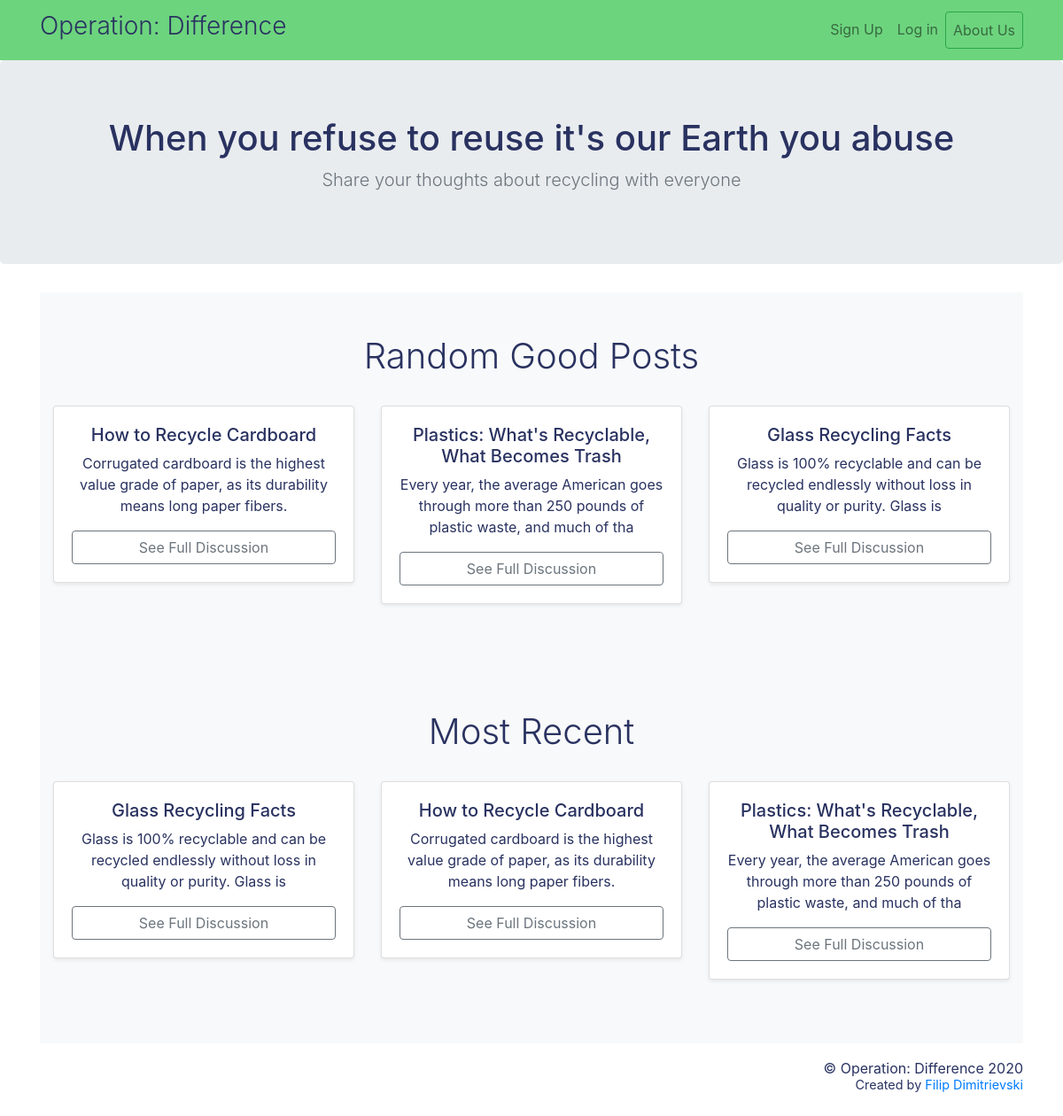
The page / on the database its author committed.
### blog/models.py (models this page shows, shortened)
class Post(models.Model):
    title = models.CharField(max_length=100)
    body = models.TextField()
    time = models.DateTimeField()
    user = models.ForeignKey(User, on_delete=models.CASCADE)
    def summary(self):
        return "{}".format(self.body[:100])

### blog/views.py (the view)
# urls.py: 2. Add a URL to urlpatterns:  path('', views.home, name='home')
def home(request):
    last_six_posts = Post.objects.all().order_by('-id')[:6]
    all_posts = Post.objects.all()
    pks_of_posts = []
    for post in all_posts:
        pks_of_posts.append(post.pk)
    random_one, random_two, random_three = sample(pks_of_posts, 3)
    popular_posts = [Post.objects.get(pk=random_one), Post.objects.get(pk=random_two), Post.objects.get(pk=random_three)]
    passing_dict = {
        'last_six_posts': last_six_posts,
        'popular_posts': popular_posts
    }
    return render(request, 'blog/home.html', passing_dict)

### blog/templates/blog/home.html (shortened to what this page needs)
{% extends 'blog/base.html' %}
{% block content %}
<section class="jumbotron text-center">
    <h1 class="jumbotron-heading">When you refuse to reuse it's our Earth you abuse</h1>
    <p class="lead text-muted">Share your thoughts about recycling with everyone</p>
</section>
<div class="container">
    <div class="album py-5 bg-light">
        <div class="container text-center">
            <h1 class="font-weight-light">Random Good Posts</h1>
            <br>
            <div class="row">
                {% for post in popular_posts %}
                <div class="col-md-4">
                    <div class="card mb-4 shadow-sm">
                        <div class="card-body">
                            <h5>{{ post.title }}</h5>
                            <p class="card-text"> {{ post.summary }}</p>
                            <a class="btn btn-outline-secondary btn-block" href="{% url 'detail_post' post.id %}">See Full Discussion</a>
                        </div>
                        </div>
                    </div>
                    {% endfor %}
                </div>
            </div>
        </div>
    </div>
<div class="container">
    <div class="album py-5 bg-light">
        <div class="container text-center">
            <h1 class="font-weight-light">Most Recent</h1>
            <br>
            <div class="row">
                {% for post in last_six_posts %}
                <div class="col-md-4">
                    <div class="card mb-4 shadow-sm">
                        <div class="card-body">
                            <h5>{{ post.title }}</h5>
                            <p class="card-text"> {{ post.summary }}</p>
                            <a class="btn btn-outline-secondary btn-block" href="{% url 'detail_post' post.id %}">See Full Discussion</a>
                        </div>
                        </div>
                    </div>
                    {% endfor %}
                </div>
            </div>
        </div>
    </div>
{% endblock %}

### blog/templates/blog/base.html (style rules this page uses)
* { color: #293260; }

### rows shown on the page
Post: title "How to Recycle Cardboard", summary "Corrugated cardboard is the highest value grade of paper, as its durability means long paper fibers."
Post: title "Plastics: What's Recyclable, What Becomes Trash", summary "Every year, the average American goes through more than 250 pounds of plastic waste, and much of tha"
Post: title "Glass Recycling Facts", summary "Glass is 100% recyclable and can be recycled endlessly without loss in quality or purity. Glass is"
